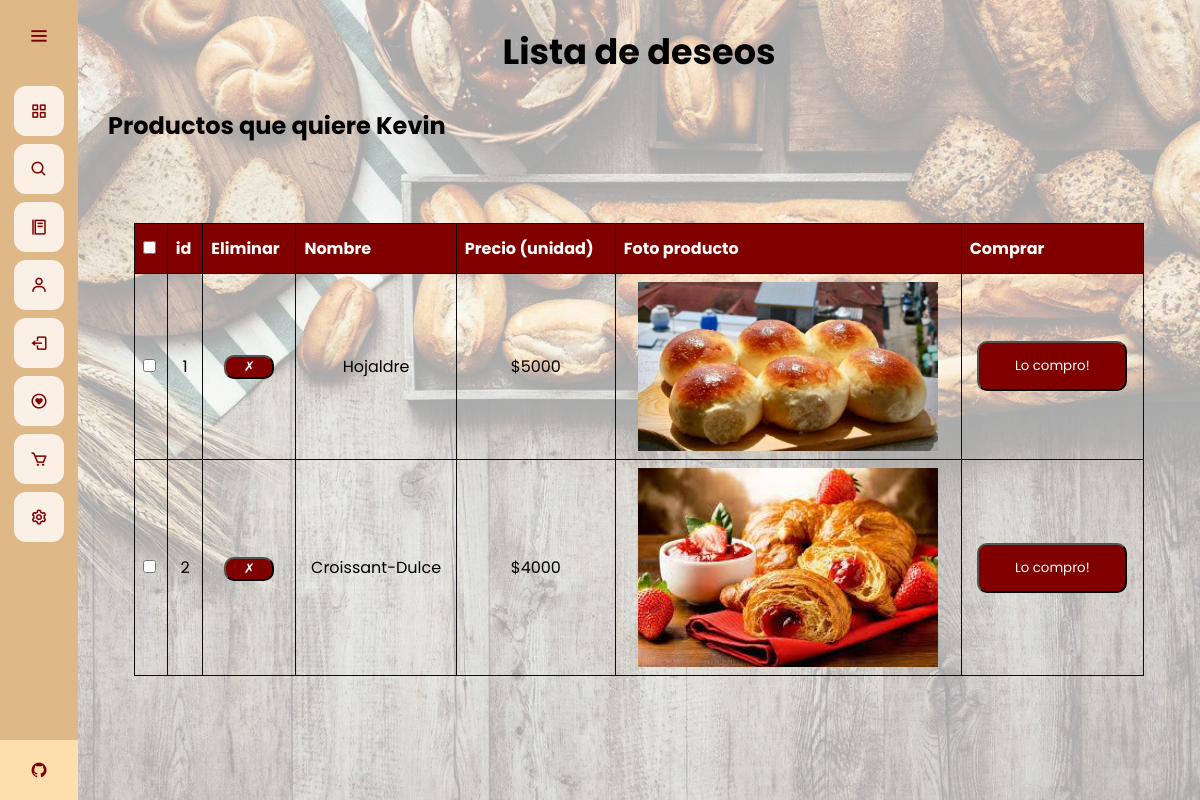
/lista-de-deseos (signed in), run on an earlier commit of the app's database.
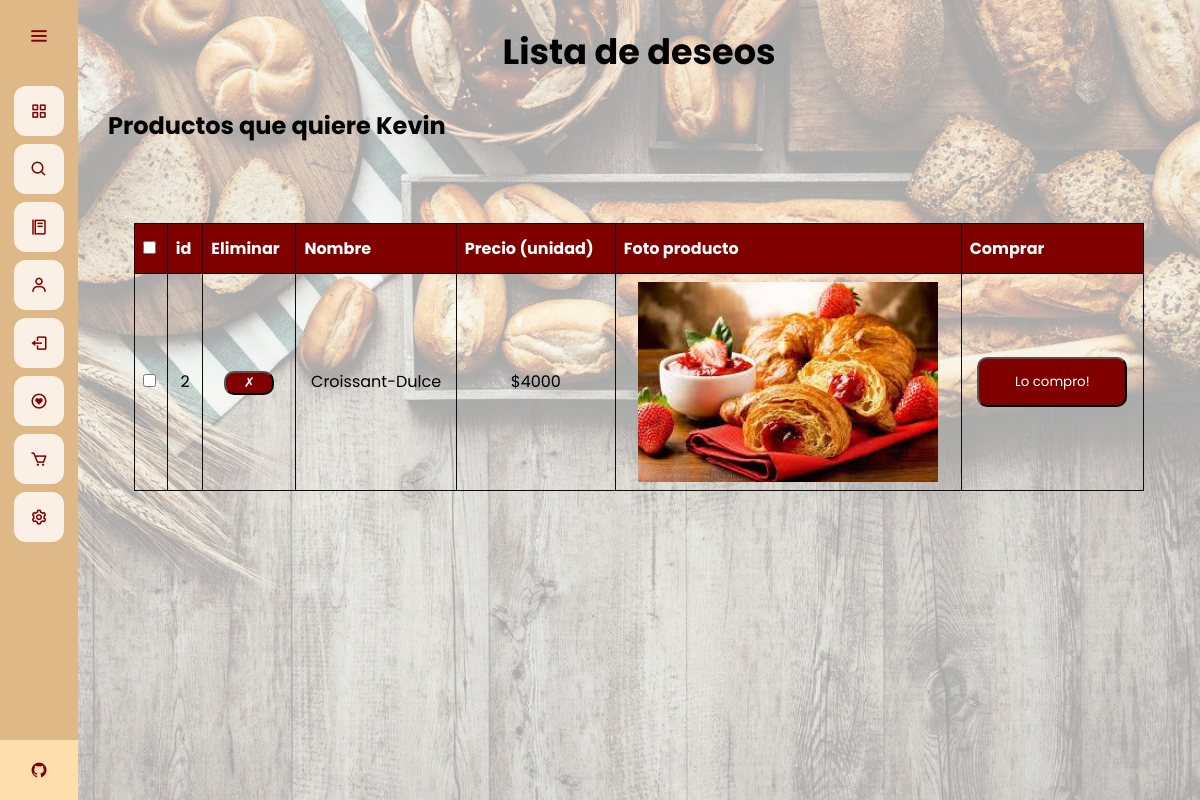
And on a later commit of the database.
### app.py (models this page shows)
class User(database.Model, UserMixin):
	id = database.Column(database.Integer, primary_key=True)
	email = database.Column(database.String(30), unique=True)
	username = database.Column(database.String(20), nullable=False, unique=True)
	password = database.Column(database.String(80), nullable=False)
	profile_pic = database.Column(database.String(40), nullable=False, default='default.jpg')
	bio_content = database.Column(database.String(1000))
	verified = database.Column(database.Boolean(), default=False)
	commenter = database.relationship('Comment', backref='commenter', lazy='dynamic')
	wish = database.relationship('Wish', backref='liker', lazy='dynamic')

class Wish(database.Model):
	id = database.Column(database.Integer, primary_key=True)
	product_id = database.Column(database.Integer, database.ForeignKey('products.id'))
	product_price = database.Column(database.Integer, database.ForeignKey('products.price'))
	user_id = database.Column(database.String(30), database.ForeignKey('user.username'))
	product_name = database.Column(database.String(30), database.ForeignKey('products.productname'))
	product_img = database.Column(database.Integer, database.ForeignKey('products.image_prod'))

### app.py (the view, shortened to what this page needs)
@app.route("/lista-de-deseos", methods=['GET', 'POST'])
@login_required
def lista():
	products = Wish.query.filter(Wish.user_id == current_user.username)
	if request.method == 'POST' and 'tagidcd' in request.form:
		id_t = request.form["tagidcd"]
		name_t = request.form['tagnamecd']
		product_d = Wish.query.filter_by(product_name = name_t).first()
		database.session.delete(product_d)
		database.session.commit()
	return render_template("listadeseos.html", products = products)

### app.py (called while the page is built)
@login_manager.user_loader
def load_user(user_id):
	return User.query.get(int(user_id))

@app.before_request
def make_session_permanent():
    session.permanent = True

### templates/listadeseos.html (shortened to what this page needs)
{% extends 'base.html' %}
{% block style %}
<link rel="stylesheet" href="{{ url_for('static', filename='css/style_lista.css') }}">
{% endblock %}
{% block content %}
<div class="conitaner">
    <br>
    <h1 class="title">
        Lista de deseos
    </h1>
    <div class="user">
        <h2>
            Productos que quiere {{ current_user.username }}
        </h2>
    </div>
    <br>
    <br>
    <div class="table-div">
        <table id="tableu" class="tableu" style="width: 90%">
            <thead>
                <tr>
                    <th>
                        <input type="checkbox" onclick="checkAll(this)">
                    </th>
                    <th>id</th>
                    <th>Eliminar</th>
                    <th>Nombre</th>
                    <th>Precio (unidad)</th>
                    <th>Foto producto</th>
                    <th>Comprar</th>
                </tr>
            </thead>
            <tbody>
                {% for product in products %}
                <tr>
                    <td><input type="checkbox" name="user"></td>
                    <td>
                        <div class="p_id">
                            {{ product.product_id }}
                        </div>
                    </td>
                    <td>
                        <div class="p_id">
                            <form action="" method="POST">
                                <input type="submit" value="&#10007;" class="form-control btn btn-primary " name="" id="buttonds">
                            </form>
                        </div>
                    </td>
                    <td>
                        <div class="p_id">
                            {{ product.product_name }}
                        </div>
                    </td>
                    <td>
                        <div class="p_id">
                            ${{ product.product_price }}
                        </div>
                    </td>
                    <td>
                        <div class="image">
                            <img src="{{ url_for('static', filename='images_plates/' + product.product_img) }}" alt="">
                        </div>
                    </td>
                    <td>
                        <div class="buy">
                            <form action="" method="POST">
                                <input type="submit" value="Lo compro!" class="form-control btn btn-primary " name="" id="buttond">
                            </form>
                        </div>
                    </td>
                </tr>
                {% endfor %}
            </tbody>
        </table>
    </div>
</div>
{% endblock %}

### templates/base.html (shortened to what this page needs)
<!DOCTYPE html>
<html>
<head>
	<link rel="stylesheet" href="{{ url_for('static', filename='css/style_base.css') }}">
  {% block style %}
  {% endblock %}
  <link href='https://unpkg.com/boxicons@2.0.7/css/boxicons.min.css' rel='stylesheet'>
</head>
<body>
	<div class="sidebar">
    <div class="logo-details">
        <i class='bx bx-menu' id="btn" ></i>
    </div>
    <ul class="nav-list">
      <li>
        <a href="{{ url_for('home') }}">
          <i class='bx bx-grid-alt'></i>
        </a>
      </li>
      <li>
        <a href="{{ url_for('busqueda') }}">
          <i class='bx bx-search'></i>
        </a>
      </li>
      <li>
        <a href="{{ url_for('menu') }}">
          <i class='bx bx-food-menu' ></i>
        </a>
      </li>
      {% if current_user.is_authenticated %}
      <li>
        <a href="{{ url_for('perfil_usuario') }}">
          <i class='bx bx-user' ></i>
        </a>
      </li>
      <li>
        <a href="{{ url_for('cerrar_sesion') }}">
          <i class='bx bx-log-out'></i>
        </a>
      </li>
      {% endif %}
      <li>
        <a href="{{ url_for('lista') }}">
          <i class='bx bx-heart-circle'></i>
        </a>
      </li>
      <li>
        <a href="{{ url_for('carrito') }}">
          <i class='bx bx-cart' ></i>
        </a>
      </li>
      <li>
        <a href="{{ url_for('ajustes') }}">
          <i class='bx bx-cog' ></i>
        </a>
      </li>
      <li class="profile">
          <div class="profile-details">
              <div class="name_job">
                <div class="name">Grupo 4</div>
                <div class="uni">Uninorte-Mintic</div>
              </div>
          </div>
          <a href="https://github.com/Viinky-Kevs/ProyectoAppWeb" target="_blank">
            <i class='bx bxl-github' id="github" ></i>
          </a>
      </li>
    </ul>
  </div>
  <section class="home-section">
  	{% block content %}
  	{% endblock %}
  </section>
</body>
</html>

### static/css/style_base.css (style rules this page uses)
* { margin: 0; padding: 0; box-sizing: border-box; font-family: "Poppins" , sans-serif; }
.sidebar { position: fixed; left: 0; top: 0; height: 100%; width: 78px; background: #DEB887; padding: 6px 14px; z-index: 99; transition: all 0.5s ease; }
.sidebar .logo-details { height: 60px; display: flex; align-items: center; position: relative; }
.sidebar .logo-details #btn { position: absolute; top: 50%; right: 0; transform: translateY(-50%); font-size: 22px; transition: all 0.4s ease; font-size: 23px; text-align: center; cursor: pointer; transition: all 0.5s ease; }
.sidebar i { color: #800000; height: 60px; min-width: 50px; font-size: 28px; text-align: center; line-height: 60px; }
.sidebar .nav-list { margin-top: 20px; height: 100%; }
.sidebar li { position: relative; margin: 8px 0; list-style: none; }
.sidebar li a { display: flex; height: 100%; width: 100%; border-radius: 12px; align-items: center; text-decoration: none; transition: all 0.4s ease; background: #FAF0E6; }
.sidebar li i { height: 50px; line-height: 50px; font-size: 18px; border-radius: 12px; }
.sidebar li.profile { position: fixed; height: 60px; width: 78px; left: 0; bottom: -8px; padding: 10px 14px; background: #FFDEAD; transition: all 0.5s ease; overflow: hidden; }
.sidebar li .profile-details { display: flex; align-items: center; flex-wrap: nowrap; }
.sidebar li.profile .name, .sidebar li.profile .uni { font-size: 15px; font-weight: 400; color: #800000; white-space: nowrap; }
.sidebar li.profile .uni { font-size: 12px; }
.sidebar .profile #github { position: absolute; top: 50%; right: 0; transform: translateY(-50%); background: #FFDEAD; width: 100%; height: 60px; line-height: 60px; border-radius: 0px; transition: all 0.5s ease; }
.home-section { position: relative; min-height: 100vh; top: 0; left: 78px; width: calc(100% - 78px); transition: all 0.5s ease; z-index: 2; background-attachment: fixed; background-size: cover; background-repeat: no-repeat; background-image: url(/static/images/wallpaper.jpg); }

### static/css/style_lista.css (style rules this page uses)
.title { font-size: 35px; text-align: center; }
.table-div { display: flex; justify-content: center; align-items: center; }
#tableu { font-family: Arial, Helvetica, sans-serif; border-collapse: collapse; width: 100%; }
#tableu td, #tableu th { border: 1px solid rgb(14, 13, 13); padding: 8px; }
#tableu th { padding-top: 12px; padding-bottom: 12px; text-align: left; background-color: #800000; color: white; }
img { width: 300px; }
.user { padding: 30px; }
.buy, .image, .p_id { display: flex; justify-content: center; }
#buttond { cursor: pointer; width: 150px; height: 50px; background-color: #800000; color: white; border-radius: 10px; }
#buttonds { cursor: pointer; width: 50px; background-color: #800000; color: white; border-radius: 10px; }

What changed in the data, as far as the page shows it:
removed Wish: product_id "1", product_name "Hojaldre", product_price "5000", product_img (picture)
